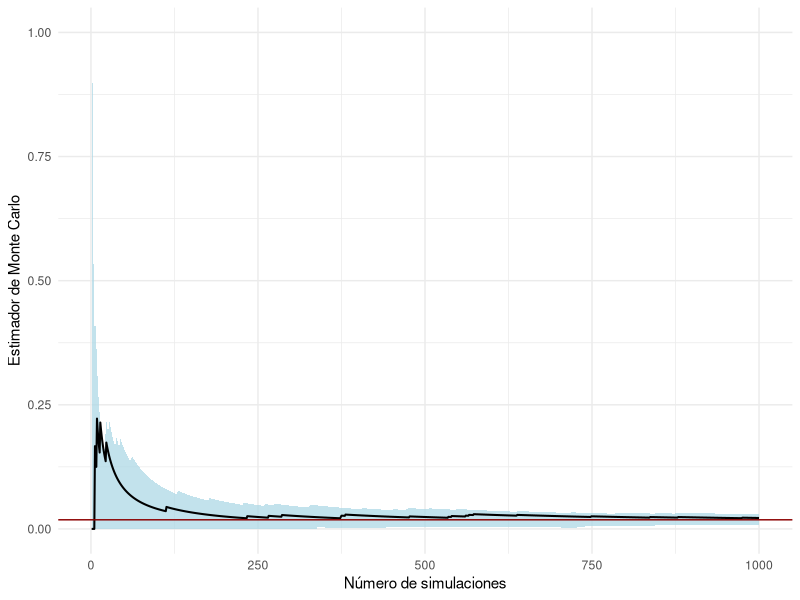
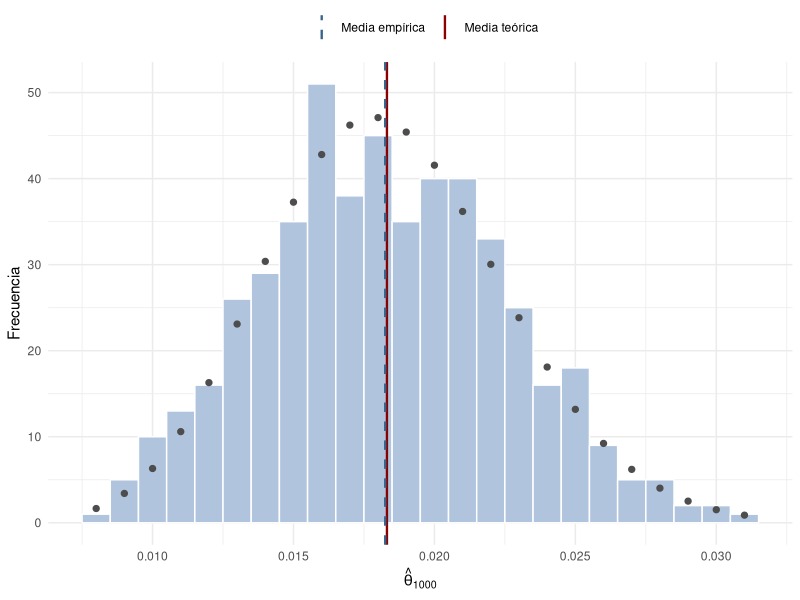
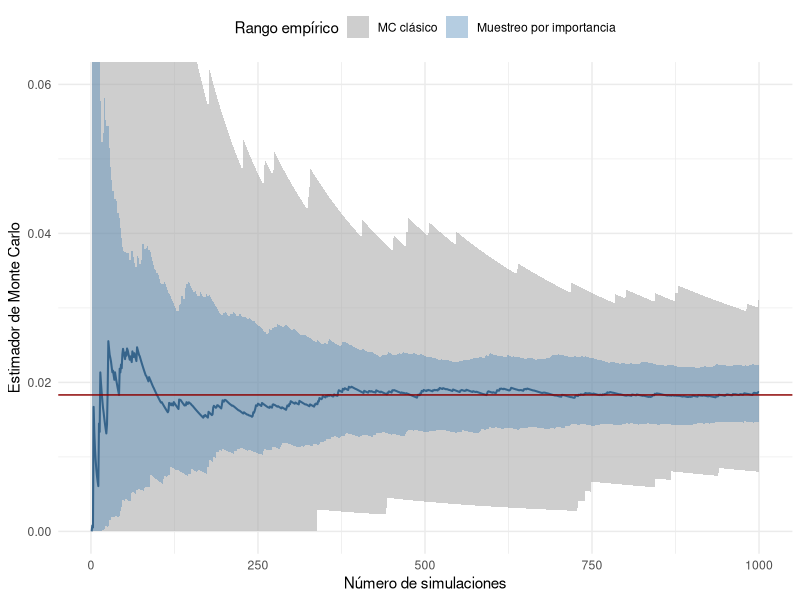
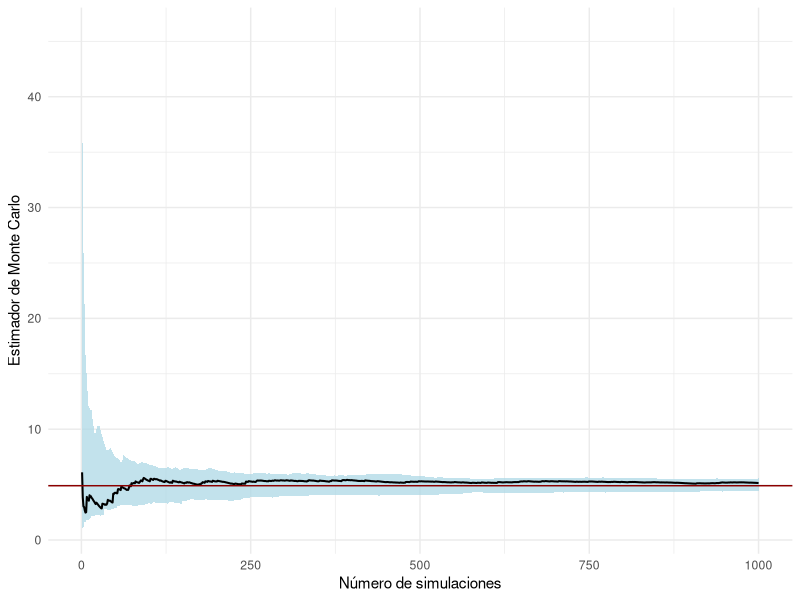
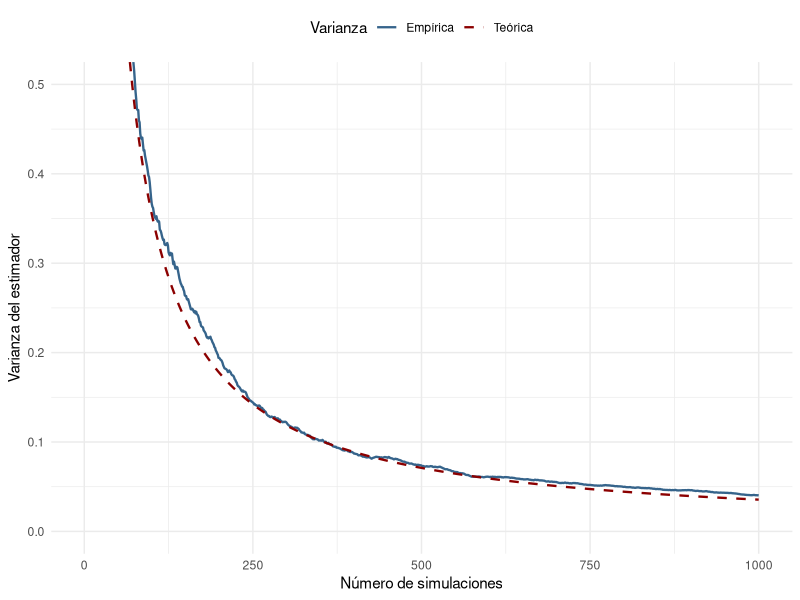
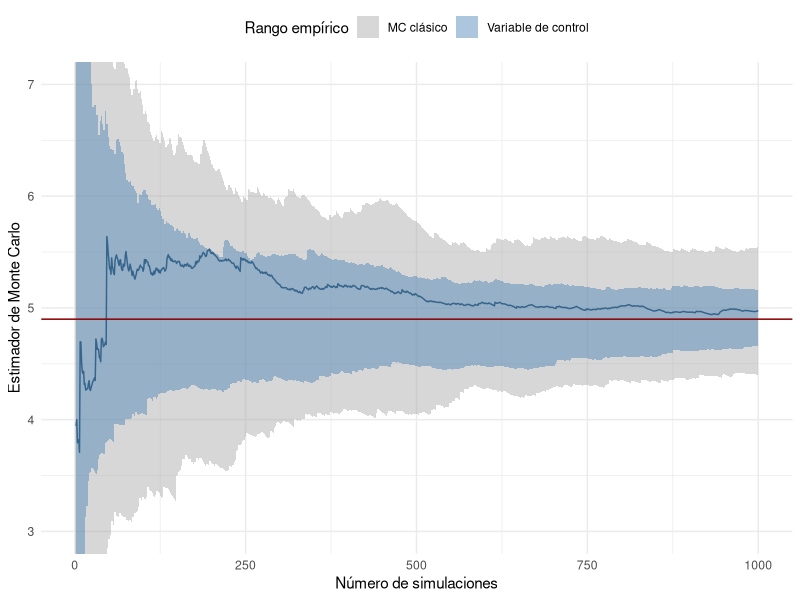
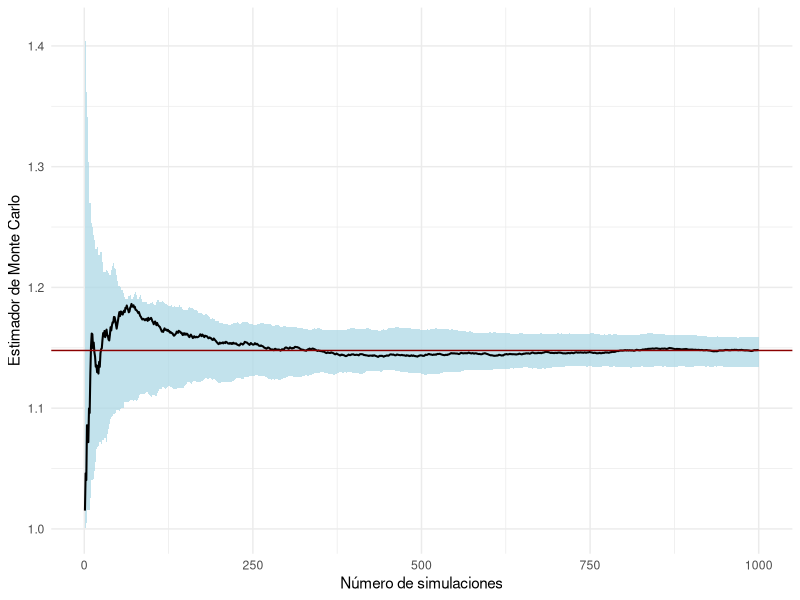
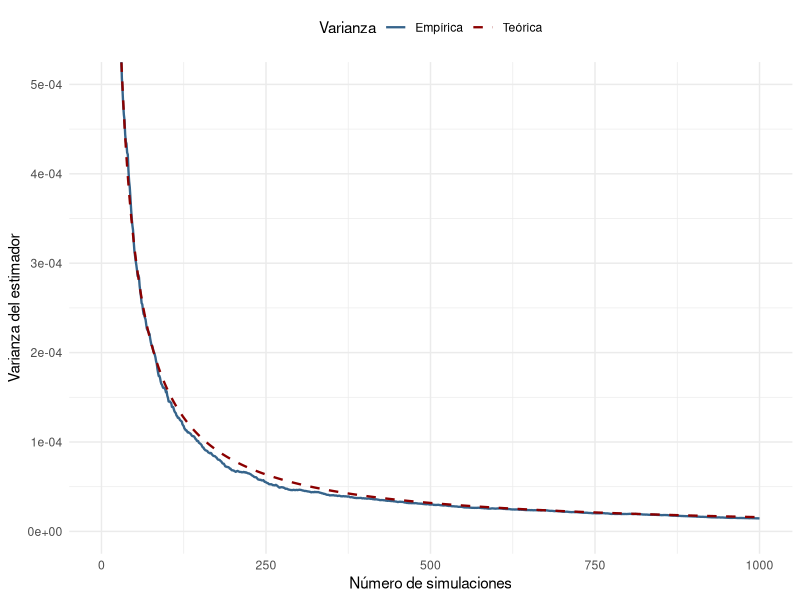

The R script that drew these images, in order:
## ---- chunk 1
knitr::opts_chunk$set(
  echo = FALSE,
  warning = FALSE,
  message = FALSE,
  fig.crop = FALSE
)

############################################################
# Required libraries
library(ggplot2)            # Plots
library(dplyr)              # cummean
############################################################
## ---- chunk 2
# Objetivo: theta = P(X >= tau) con X ~ Exp(lambda)
# Probabilidad exacta: exp(-lambda*tau)
set.seed(2026)
lambda = 1
tau    = 4
theta1 = exp(-lambda*tau)

# Consideramos m experimentos de Monte Carlo independientes,
# cada uno de tamaño n
m = 500
n = 1000
sims_MC1 = matrix(rexp(m*n, rate = lambda), nrow = m, ncol = n, byrow = T)

# Marcamos las simulaciones que caen en la región objetivo y
# construimos la matriz de estimadores puntuales
flag_MC1  = sims_MC1 >= tau
theta_MC1 = t(apply(flag_MC1, 1, cummean))

# Los 500 estimadores con n = 1000 (última columna)
est_MC1 = theta_MC1[, n]

# Valores teóricos
var_teo1 = theta1*(1 - theta1)/n
## ---- chunk 3
# Estimador puntual (primer renglón) y rango empírico
df_theta_MC1 = data.frame(
  n = 1:n,
  estimate = theta_MC1[1, ],
  lower = apply(theta_MC1, 2, min),
  upper = apply(theta_MC1, 2, max)
)

ggplot(df_theta_MC1, aes(x = n)) +
  geom_ribbon(aes(ymin = lower, ymax = upper), fill = "lightblue", alpha = 0.75) +
  geom_line(aes(y = estimate), linewidth = 0.7) +
  geom_hline(yintercept = theta1, col = "darkred") +
  theme_minimal() +
  labs(x = "Número de simulaciones", y = "Estimador de Monte Carlo")
## ---- chunk 4
tabla_1a = data.frame(
  Cantidad = c("Media", "Varianza", "Desv. estándar"),
  Empirico = sapply(c(mean(est_MC1), var(est_MC1), sd(est_MC1)), function(v) format(signif(v, 4))),
  Teorico  = sapply(c(theta1, var_teo1, sqrt(var_teo1)), function(v) format(signif(v, 4)))
)
knitr::kable(tabla_1a, align = "lrr",
             col.names = c("", "Empírico (500 muestras)", "Teórico"))
## ---- chunk 5
# Número de simulaciones que sí aportan al estimador en cada experimento
in_region_MC1 = apply(flag_MC1, 1, sum)
df_in_region_MC1 = data.frame(x = in_region_MC1)

# Frecuencias esperadas bajo Bin(n, theta)
k = min(in_region_MC1):max(in_region_MC1)
df_binom1 = data.frame(x = k, esperada = m*dbinom(k, size = n, prob = theta1))

# Media teórica y media empírica
df_medias1 = data.frame(
  valor = c(theta1, mean(est_MC1)),
  Media = c("Media teórica", "Media empírica")
)

ggplot(data = df_in_region_MC1, aes(x/n)) +
  geom_histogram(binwidth = 1/n, col = "white", fill = "lightsteelblue") +
  geom_point(data = df_binom1, aes(x = x/n, y = esperada), color = "grey30", size = 1.8) +
  geom_vline(data = df_medias1, aes(xintercept = valor, color = Media, linetype = Media),
             linewidth = 0.8) +
  scale_color_manual(name = "", values = c("Media teórica" = "darkred",
                                           "Media empírica" = "steelblue4")) +
  scale_linetype_manual(name = "", values = c("Media teórica" = "solid",
                                              "Media empírica" = "dashed")) +
  theme_minimal() +
  theme(legend.position = "top") +
  labs(x = expression(hat(theta)[1000]), y = "Frecuencia")
## ---- chunk 6
# Muestreo por importancia usando como instrumental la
# transformada de Esscher: Exp(lambda - t), t = lambda - 1/tau
t_esscher = lambda - 1/tau
sims_IS1 = matrix(rexp(m*n, rate = lambda - t_esscher), nrow = m,
                  ncol = n, byrow = T)

# ahora cada simulación que cae en [4, inf) se multiplica por su peso
flag_IS1 = sims_IS1 >= tau
theta_IS1 = matrix(nrow = m, ncol = n)
for(i in 1:m){
  weight = 4*exp(-3*sims_IS1[i, ]/4)
  theta_IS1[i, ] = cumsum(flag_IS1[i, ]*weight)/(1:n)
}

df_theta_IS1 = data.frame(
  n = 1:n,
  estimate = theta_IS1[1, ],
  lower = apply(theta_IS1, 2, min),
  upper = apply(theta_IS1, 2, max)
)
## ---- chunk 7
# Comparación entre MC clásico e importancia
ggplot() +
  geom_ribbon(data = df_theta_MC1, aes(x = n, ymin = lower, ymax = upper,
              fill = "MC clásico"), alpha = 0.55) +
  geom_ribbon(data = df_theta_IS1, aes(x = n, ymin = lower, ymax = upper,
              fill = "Muestreo por importancia"), alpha = 0.40) +
  geom_line(data = df_theta_IS1, aes(x = n, y = estimate),
            color = "steelblue4", linewidth = 0.7) +
  geom_hline(yintercept = theta1, color = "darkred") +
  scale_fill_manual(name = "Rango empírico",
                    values = c("MC clásico" = "grey65",
                               "Muestreo por importancia" = "steelblue"),
                    breaks = c("MC clásico", "Muestreo por importancia")) +
  coord_cartesian(ylim = c(0, 0.06)) +
  theme_minimal() +
  theme(legend.position = "top") +
  labs(x = "Número de simulaciones", y = "Estimador de Monte Carlo")

# Comparación de varianzas empíricas con n = 1000
var_MC1 = var(theta_MC1[, n])
var_IS1 = var(theta_IS1[, n])

c(
  MC = var_MC1,
  IS = var_IS1,
  Reduccion_varianza = var_MC1/var_IS1
)
## ---- chunk 8
# Objetivo: theta = E(exp((U+W)^2)) con U, W ~ U(0,1) independientes
# Valor "exacto" con la densidad triangular de S = U + W
set.seed(2026)
f_S      = function(s) ifelse(s <= 1, s, 2 - s)
theta2   = integrate(function(s) f_S(s)*exp(s^2), 0, 2)$value
momento2 = integrate(function(s) f_S(s)*exp(2*s^2), 0, 2)$value
sigma2_2 = momento2 - theta2^2

# 500 experimentos de 1000 parejas (U, W) cada uno
m = 500
n = 1000
U = matrix(runif(n*m), nrow = m, ncol = n, byrow = TRUE)
W = matrix(runif(n*m), nrow = m, ncol = n, byrow = TRUE)

# evaluamos e^{(U+W)^2} y promediamos por renglón
Y2 = exp((U + W)^2)
theta_MC2 = t(apply(Y2, 1, cummean))

# Los 500 estimadores con n = 1000 (última columna)
est_MC2 = theta_MC2[, n]

# Varianza teórica del estimador
var_teo2 = sigma2_2/n
## ---- chunk 9
# Estimador puntual (primer renglón) y rango empírico
df_theta_MC2 = data.frame(
  n = 1:n,
  estimate = theta_MC2[1, ],
  lower = apply(theta_MC2, 2, min),
  upper = apply(theta_MC2, 2, max)
)

ggplot(df_theta_MC2, aes(x = n)) +
  geom_ribbon(aes(ymin = lower, ymax = upper), fill = "lightblue", alpha = 0.75) +
  geom_line(aes(y = estimate), linewidth = 0.7) +
  geom_hline(yintercept = theta2, col = "darkred") +
  theme_minimal() +
  labs(x = "Número de simulaciones", y = "Estimador de Monte Carlo")
## ---- chunk 10
tabla_2a = data.frame(
  Cantidad = c("Media", "Varianza", "Desv. estándar"),
  Empirico = sapply(c(mean(est_MC2), var(est_MC2), sd(est_MC2)), function(v) format(signif(v, 4))),
  Teorico  = sapply(c(theta2, var_teo2, sqrt(var_teo2)), function(v) format(signif(v, 4)))
)
knitr::kable(tabla_2a, align = "lrr",
             col.names = c("", "Empírico (500 muestras)", "Teórico"))
## ---- chunk 11
# Varianza empírica de los 500 estimadores para cada tamaño de muestra
df_var_MC2 = data.frame(
  n = 1:n,
  empirica = apply(theta_MC2, 2, var),
  teorica = sigma2_2/(1:n)
)

ggplot(df_var_MC2, aes(x = n)) +
  geom_line(aes(y = empirica, color = "Empírica"), linewidth = 0.8) +
  geom_line(aes(y = teorica, color = "Teórica"), linetype = "dashed", linewidth = 0.8) +
  scale_color_manual(name = "Varianza", values = c("Empírica" = "steelblue4",
                                                   "Teórica" = "darkred")) +
  coord_cartesian(ylim = c(0, 0.5)) +
  theme_minimal() +
  theme(legend.position = "top") +
  labs(x = "Número de simulaciones", y = "Varianza del estimador")
## ---- chunk 12
# Variable de control Z = (U+W)^2 con E(Z) = 7/6
Z2  = (U + W)^2
E_Z = 7/6

# beta* "verdadero" para comparar (con la densidad triangular f_S)
cov_YZ    = integrate(function(s) f_S(s)*s^2*exp(s^2), 0, 2)$value - E_Z*theta2
beta_star = cov_YZ/(127/180)
beta_star

# Para cada experimento y cada k: coeficiente estimado con la
# covarianza y la varianza muestrales de las primeras k simulaciones
theta_CV2 = matrix(nrow = m, ncol = n)
beta2 = numeric(m)
k = 1:n
for(i in 1:m){
  Y_bar = cummean(Y2[i, ])
  Z_bar = cummean(Z2[i, ])
  beta_k = (cumsum(Y2[i, ]*Z2[i, ]) - k*Y_bar*Z_bar)/
           (cumsum(Z2[i, ]^2) - k*Z_bar^2)
  theta_CV2[i, ] = Y_bar - beta_k*(Z_bar - E_Z)
  beta2[i] = beta_k[n]
}
theta_CV2[, 1] = NA     # con k = 1 la varianza muestral es 0

# rango empírico (en k = 1 queda NA)
df_theta_CV2 = data.frame(
  n = 1:n,
  estimate = theta_CV2[1, ],
  lower = apply(theta_CV2, 2, min),
  upper = apply(theta_CV2, 2, max)
)


summary(beta2)
## ---- chunk 13
# Comparación entre MC clásico y variable de control
ggplot() +
  geom_ribbon(data = df_theta_MC2, aes(x = n, ymin = lower, ymax = upper,
              fill = "MC clásico"), alpha = 0.45) +
  geom_ribbon(data = df_theta_CV2, aes(x = n, ymin = lower, ymax = upper,
              fill = "Variable de control"), alpha = 0.45) +
  geom_line(data = df_theta_CV2, aes(x = n, y = estimate), color = "steelblue4") +
  geom_hline(yintercept = theta2, color = "darkred") +
  scale_fill_manual(name = "Rango empírico",
                    values = c("MC clásico" = "grey65",
                               "Variable de control" = "steelblue")) +
  coord_cartesian(ylim = c(3, 7)) +
  theme_minimal() +
  theme(legend.position = "top") +
  labs(x = "Número de simulaciones", y = "Estimador de Monte Carlo")

var_MC2 = var(theta_MC2[, n])
var_CV2 = var(theta_CV2[, n])

c(
  MC = var_MC2,
  CV = var_CV2,
  Reduccion_varianza = var_MC2/var_CV2
)
## ---- chunk 14
# Objetivo: theta = int_0^1 sqrt(1+x^2) dx = E(sqrt(1+X^2)), X ~ U(0,1)
# Valor exacto: sqrt(2)/2 + log(1+sqrt(2))/2
set.seed(2027)
theta3   = sqrt(2)/2 + log(1 + sqrt(2))/2
sigma2_3 = 4/3 - theta3^2

m = 500     # experimentos
n = 1000    # tamaño de cada uno
X = matrix(runif(n*m), nrow = m, ncol = n, byrow = TRUE)

theta_MC3 = t(apply(sqrt(1 + X^2), 1, cummean))

# Los 500 estimadores con n = 1000 (última columna)
est_MC3 = theta_MC3[, n]

var_teo3 = sigma2_3/n
## ---- chunk 15
df_theta_MC3 = data.frame(
  n = 1:n,
  estimate = theta_MC3[1, ],
  lower = apply(theta_MC3, 2, min),
  upper = apply(theta_MC3, 2, max)
)

ggplot(df_theta_MC3, aes(x = n)) +
  geom_ribbon(aes(ymin = lower, ymax = upper), fill = "lightblue", alpha = 0.75) +
  geom_line(aes(y = estimate), linewidth = 0.7) +
  geom_hline(yintercept = theta3, col = "darkred") +
  theme_minimal() +
  labs(x = "Número de simulaciones", y = "Estimador de Monte Carlo")
## ---- chunk 16
tabla_3a = data.frame(
  Cantidad = c("Media", "Varianza", "Desv. estándar"),
  Empirico = sapply(c(mean(est_MC3), var(est_MC3), sd(est_MC3)), function(v) format(signif(v, 7))),
  Teorico  = sapply(c(theta3, var_teo3, sqrt(var_teo3)), function(v) format(signif(v, 7)))
)
knitr::kable(tabla_3a, align = "lrr",
             col.names = c("", "Empírico (500 muestras)", "Teórico"))
## ---- chunk 17
df_var_MC3 = data.frame(
  n = 1:n,
  empirica = apply(theta_MC3, 2, var),
  teorica = sigma2_3/(1:n)
)

ggplot(df_var_MC3, aes(x = n)) +
  geom_line(aes(y = empirica, color = "Empírica"), linewidth = 0.8) +
  geom_line(aes(y = teorica, color = "Teórica"), linetype = "dashed", linewidth = 0.8) +
  scale_color_manual(name = "Varianza", values = c("Empírica" = "steelblue4",
                                                   "Teórica" = "darkred")) +
  coord_cartesian(ylim = c(0, 0.0005)) +
  theme_minimal() +
  theme(legend.position = "top") +
  labs(x = "Número de simulaciones", y = "Varianza del estimador")
## ---- chunk 18
# Variables antitéticas: n/2 pares por experimento
U_AV = matrix(runif(m*n/2), nrow = m, ncol = n/2, byrow = TRUE)

# g(U) y g(1-U)
Y = sqrt(1 + U_AV^2)
Z = sqrt(1 + (1 - U_AV)^2)

# Promedio dentro de cada par
W_AV = (Y + Z)/2

theta_AV3 = t(apply(W_AV, 1, cummean))

# Estimador puntual y rango empírico; el par k usa 2k evaluaciones
df_theta_AV3 = data.frame(
  n = 2*(1:(n/2)),
  estimate = theta_AV3[1, ],
  lower = apply(theta_AV3, 2, min),
  upper = apply(theta_AV3, 2, max)
)

# Valores teóricos
cov_AV3     = integrate(function(x) sqrt(1 + x^2)*sqrt(1 + (1 - x)^2), 0, 1)$value - theta3^2
var_teo_AV3 = (sigma2_3 + cov_AV3)/n
## ---- chunk 19
# Comparación entre MC clásico y variables antitéticas
ggplot() +
  geom_ribbon(data = df_theta_MC3, aes(x = n, ymin = lower, ymax = upper,
              fill = "MC clásico"), alpha = 0.45) +
  geom_ribbon(data = df_theta_AV3, aes(x = n, ymin = lower, ymax = upper,
              fill = "Variables antitéticas"), alpha = 0.45) +
  geom_line(data = df_theta_AV3, aes(x = n, y = estimate),
            color = "steelblue4", linewidth = 0.7) +
  geom_hline(yintercept = theta3, color = "darkred") +
  scale_fill_manual(name = "Rango empírico",
                    values = c("MC clásico" = "grey65",
                               "Variables antitéticas" = "steelblue")) +
  theme_minimal() +
  theme(legend.position = "top") +
  labs(x = "Número de evaluaciones de g", y = "Estimador de Monte Carlo")

# varianzas con 1000 evaluaciones en ambos casos
var_MC3 = var(theta_MC3[, n])
var_AV3 = var(theta_AV3[, n/2])

c(
  MC = var_MC3,
  AV = var_AV3,
  Reduccion_varianza = var_MC3/var_AV3,
  Reduccion_teorica = var_teo3/var_teo_AV3
)
